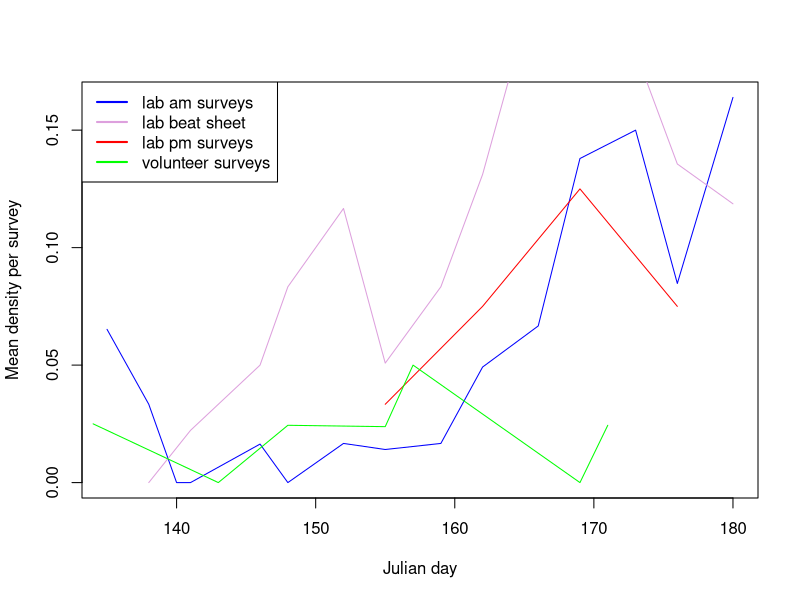
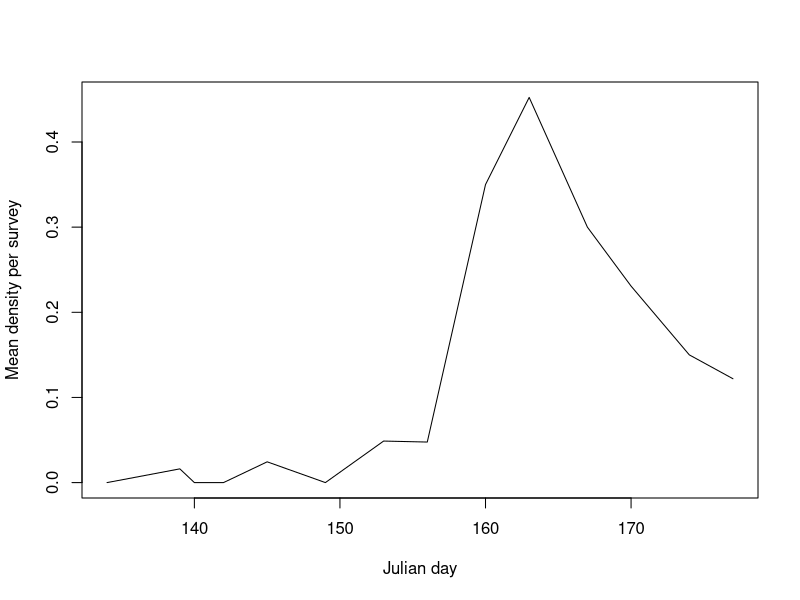

Source code (R) for these figures, in order:
################################################
# Script for conducting basic analyses based on 
# Caterpillars Count! data exported from the
# phpMyAdmin project site.

# Data include:
#
# tbl_surveys: date, site, time, and temperature of all survey events
#
# tbl_orders: arthropod observed, their length, and count associated with
#             each survey event

# Load required libraries
library(plyr)
library(dplyr)
library(lubridate)
library(stringr)

# Read in data
surveys = read.csv('data/tbl_surveys.csv', header=F)
orders = read.csv('data/tbl_orders.csv', header=F)

names(surveys) = c('surveyID', 'site', 'userID', 'circle', 'survey', 'dateStart',
                   'dateSubmit', 'tempMin', 'tempMax', 'notes', 'plantSp',
                   'herbivory', 'photo', 'isValid')
names(orders) = c('recordID', 'surveyID', 'arthropod', 'length', 'notes',
                  'count', 'photo', 'time', 'isValid')

# Convert 'survey' field to character from factor
surveys$survey = as.character(surveys$survey)


# Merge orders and surveys table
orders2 = merge(surveys, orders, by = 'surveyID', all.x = T)

orders2$date = as.POSIXlt(word(orders2$dateStart, 1, sep = " "), format = "%m/%d/%Y")
orders2$julianday = yday(orders2$date)

orders3 = orders2[, c('surveyID', 'userID','site', 'survey', 'circle', 'date','julianday',
                      'plantSp','herbivory','arthropod','length',
                      'count','notes.y','notes.x')]

# Add column with arthopod order code
arthcodes = read.csv('arth_codes.csv', header=T)
arthcodes1 = arthcodes[, c('ArthCode', 'DataName')]
names(arthcodes1) = c('arthCode', 'arthropod')
orders4 <- merge(orders3, arthcodes1, all.x = TRUE, sort = FALSE)
orders4 <- orders4[, c('surveyID', 'userID','site', 'survey', 'circle', 'date','julianday',
                        'plantSp','herbivory','arthropod','arthCode','length',
                        'count','notes.y','notes.x')]
orders4 <- orders4[order(orders4$date),]

# Add a column indicating if the leaves were wet
orders4$wetLeaves = c()
tempwet <- sort(c(grep("wet leaves", orders4$notes.x), grep("Wet leaves", orders4$notes.x), 
      grep("very dewy", orders4$notes.x), grep("Wet Leaves", orders4$notes.x)))
orders4$wetLeaves = rep('no', nrow(orders4))
orders4$wetLeaves[tempwet] = 'yes'

#tempwet$wetLeaves = 'yes'
#tempwet1 <- tempwet[, c('surveyID', 'wetLeaves')]
#orders5 <- merge(orders4, tempwet1, by = 'wetLeaves', all.x = T)
#orders5$wetLeaves[is.na(orders5$wetLeaves)] = 'no'


# temp fix of date class
orders4$date = as.character(orders4$date)

# add a year column
tempdate <- substring(orders4$date, 1, 4)
orders4$year = tempdate

# List of unique survey events
events = unique(orders4[, c("surveyID", "userID", "date", "year", "julianday", "site", "circle", "survey")])


# Function for checking survey events for a given site and year

surveyCount = function(events, site, year) {
  subevents = subset(events, site == site & year == year)
  #Count number of survey locations per date
  survcount1 = data.frame(table(subevents$date))
  names(survcount1) = c('date', 'numSurveys')                        
  survcount2 = data.frame(table(subevents[, c('date', 'circle', 'survey')]))
  zerocounts = survcount2[survcount2$Freq == 0,]
  zerocounts = zerocounts[order(zerocounts$date, zerocounts$circle, zerocounts$survey),]
  multicounts = survcount2[survcount2$Freq > 1,]
  multicounts = multicounts[order(multicounts$date, multicounts$circle, multicounts$survey),]
}





# Calculate mean density per survey

meanDensityByDay = function(surveyData,            # merged dataframe of surveys and orders tables
                       ordersToInclude,       # which arthropod orders to calculate density for (codes)
                       byTreeSpecies = FALSE, # do we want to calculate densities separately for each tree?
                       minLength = 0,         # minimum arthropod size to include
                       inputYear,
                       inputSite, 
                       plot = F,
                       new = T,
                       color = 'black')                  
  
  {
  dataYearSite = surveyData[surveyData$year == inputYear & surveyData$site == inputSite, ]
  effortByDay = data.frame(table(unique(dataYearSite[, c('surveyID', 'julianday')])$julianday))
  names(effortByDay) = c('julianday', 'numSurveys')
  
  temp = filter(surveyData,
                surveyData$year == inputYear & 
                surveyData$site == inputSite &
                length >= minLength & 
                arthCode %in% ordersToInclude)
  
  
  if (byTreeSpecies) {
    temp2 = ddply(temp, .(site, julianday, year, plantSp), summarize, 
                  totalCount = sum(count))
    
  } else {
    temp2 = ddply(temp, .(site, julianday, year), summarize, 
                  totalCount = sum(count))
  }
  
  temp3 = merge(effortByDay, temp2[, c('julianday', 'totalCount')], by = 'julianday', all = T)
  temp3$totalCount[is.na(temp3$totalCount)] = 0
  temp3$meanDensity = temp3$totalCount/temp3$numSurveys
  temp3$julianday = as.numeric(as.character(temp3$julianday))
  if (plot & new) {
    plot(temp3$julianday, temp3$meanDensity, type = 'l', 
         col = color, xlab = "Julian day", ylab = "Mean density per survey")
  } else if (plot & new==F) {
    points(temp3$julianday, temp3$meanDensity, type = 'l', col = color)
  }
  return(temp3)
}



# Calculate fraction of surverys with arthropods by julian day

meanDensityByDay = function(surveyData,            # merged dataframe of surveys and orders tables
                            ordersToInclude,       # which arthropod orders to calculate density for (codes)
                            byTreeSpecies = FALSE, # do we want to calculate densities separately for each tree?
                            minLength = 0,         # minimum arthropod size to include
                            inputYear,
                            inputSite, 
                            plot = F,
                            new = T,
                            color = 'black')                  
  
{
  dataYearSite = surveyData[surveyData$year == inputYear & surveyData$site == inputSite, ]
  effortByDay = data.frame(table(unique(dataYearSite[, c('surveyID', 'julianday')])$julianday))
  names(effortByDay) = c('julianday', 'numSurveys')
  
  temp = filter(surveyData,
                surveyData$year == inputYear & 
                  surveyData$site == inputSite &
                  length >= minLength & 
                  arthCode %in% ordersToInclude)
  
  temp2 = unique(temp[,c('survey','circle','julianday')])
  
  
  if (byTreeSpecies) {
    temp2 = ddply(temp, .(site, julianday, year, plantSp), summarize, 
                  totalCount = sum(count>0))
    
  } else {
    temp2 = ddply(temp, .(site, julianday, year), summarize, 
                  totalCount = sum(count>0))
  }
  
  temp3 = merge(effortByDay, temp2[, c('julianday', 'totalCount')], by = 'julianday', all = T)
  temp3$totalCount[is.na(temp3$totalCount)] = 0
  temp3$meanDensity = temp3$totalCount/temp3$numSurveys
  temp3$julianday = as.numeric(as.character(temp3$julianday))
  if (plot & new) {
    plot(temp3$julianday, temp3$meanDensity, type = 'l', 
         col = color, xlab = "Julian day", ylab = "Mean density per survey")
  } else if (plot & new==F) {
    points(temp3$julianday, temp3$meanDensity, type = 'l', col = color)
  }
  return(temp3)
}


# Create different subsets of data for beat sheets vs visual surveys, 
# morning versus afternoon, etc. Also, try to pull out the number of leaves
# for the BEAT SHEETs.


# Separating the data:

# For the word function:
library(stringr)

# All visual surveys
visualsurvey = orders4[!grepl("BEAT SHEET", orders4$notes.x),]

# Botanical Garden visual surveys
visualsurveybg = visualsurvey[visualsurvey$site == 8892356,]

# Prairie Ridge visual surveys
visualsurveypr = visualsurvey[visualsurvey$site == 117,]


# For separating the Prairie Ridge data:

# Our visual surveys ONLY, not including repeat surveys
# Checked data and "REPEAT SURVEY" only format used so far to indicate
tempvis = visualsurveypr[!grepl("REPEAT SURVEY", visualsurveypr$notes.x),]
labsurvey = tempvis[tempvis$userID %in% c(69, 130, 131, 132), ]

# Our repeat surveys ONLY
repsurvey = visualsurveypr[grep("REPEAT SURVEY", visualsurveypr$notes.x),]

# Volunteer surveys
volsurvey = visualsurveypr[visualsurveypr$userID == 129,]

# Beat sheets and isolating # leaves into a new column
beatsheet = orders4[grep("BEAT SHEET", orders4$notes.x),]
leavesNumTemp <- word(beatsheet$notes.x, -1, sep = "= ")
leavesNumTemp1 <- word(leavesNumTemp, -1, sep = "BEAT SHEET; Leaves  ")
leavesNumTemp2 <- word(leavesNumTemp1, -1, sep = "BEAT SHEET; Leaves=")
leavesNumTemp3 <- word(leavesNumTemp2, 1, sep = ";")
leavesNumTemp4 <- word(leavesNumTemp3, 1, sep = ",")
leavesNumTemp5 <- gsub(" ", "", leavesNumTemp4)
leavesNumTemp6 <- gsub("\n", "", leavesNumTemp5)
leavesNumTemp7 <- gsub("Unknown", "unknown", leavesNumTemp6)
beatsheet$leavesNum <- as.numeric(leavesNumTemp7)


# Pulling out # Leaves, use strsplit(orders4$notes.x, "BEAT SHEET; Leaves = ")
# splitbeat <- strsplit(as.character(beatsheet$notes.x), split = "BEAT SHEET; Leaves = ")
# beatsheet$leavesBeatTemp = splitbeat


# Plotting and calculations

# Prairie Ridge
# temporarily going to take out julian day 170, not a PR day and only one caterpillar seen on one survey

labsurvey1 <- labsurvey[labsurvey$julianday != 170, ]
twoorders <- c('LEPL', 'ORTH')

# Plot our morning surveys, our beat sheet surveys, our repeat surveys, and the volunteer surveys all on one graph
PRam = meanDensityByDay(labsurvey1, "LEPL", inputYear = 2015, inputSite = 117, plot = T, new = T, color = 'blue')
PRbs = meanDensityByDay(beatsheet, "LEPL", inputYear = 2015, inputSite = 117, plot = T, new = F, color = 'plum')
PRpm = meanDensityByDay(repsurvey, "LEPL", inputYear = 2015, inputSite = 117, plot = T, new = F, color = 'red')
PRvol = meanDensityByDay(volsurvey, "LEPL", inputYear = 2015, inputSite = 117, plot = T, new = F, color = 'green')
legend("topleft", c('lab am surveys', 'lab beat sheet', 'lab pm surveys', 'volunteer surveys'),lwd = 2, lty = 'solid', 
       col = c('blue', 'plum', 'red', 'green'))

# Merge each of the subsets above together
PRall1 = merge(PRam[,c('julianday','meanDensity')], PRbs[, c('julianday','meanDensity')], by='julianday', all = T)
names(PRall1) = c('julianday','density_am','density_bs')
PRall2 = merge(PRall1, PRpm[,c('julianday','meanDensity')], by = 'julianday', all = T)
names(PRall2)[4] = 'density_pm'
PRall = merge(PRall2, PRvol[,c('julianday','meanDensity')], by = 'julianday', all = T)
names(PRall)[5] = 'density_vol'


# Botanical Garden
BG = meanDensityByDay(visualsurveybg, 'LEPL', inputYear = '2015', inputSite = 8892356,
                      plot = T, new = T, color = 'black') 
